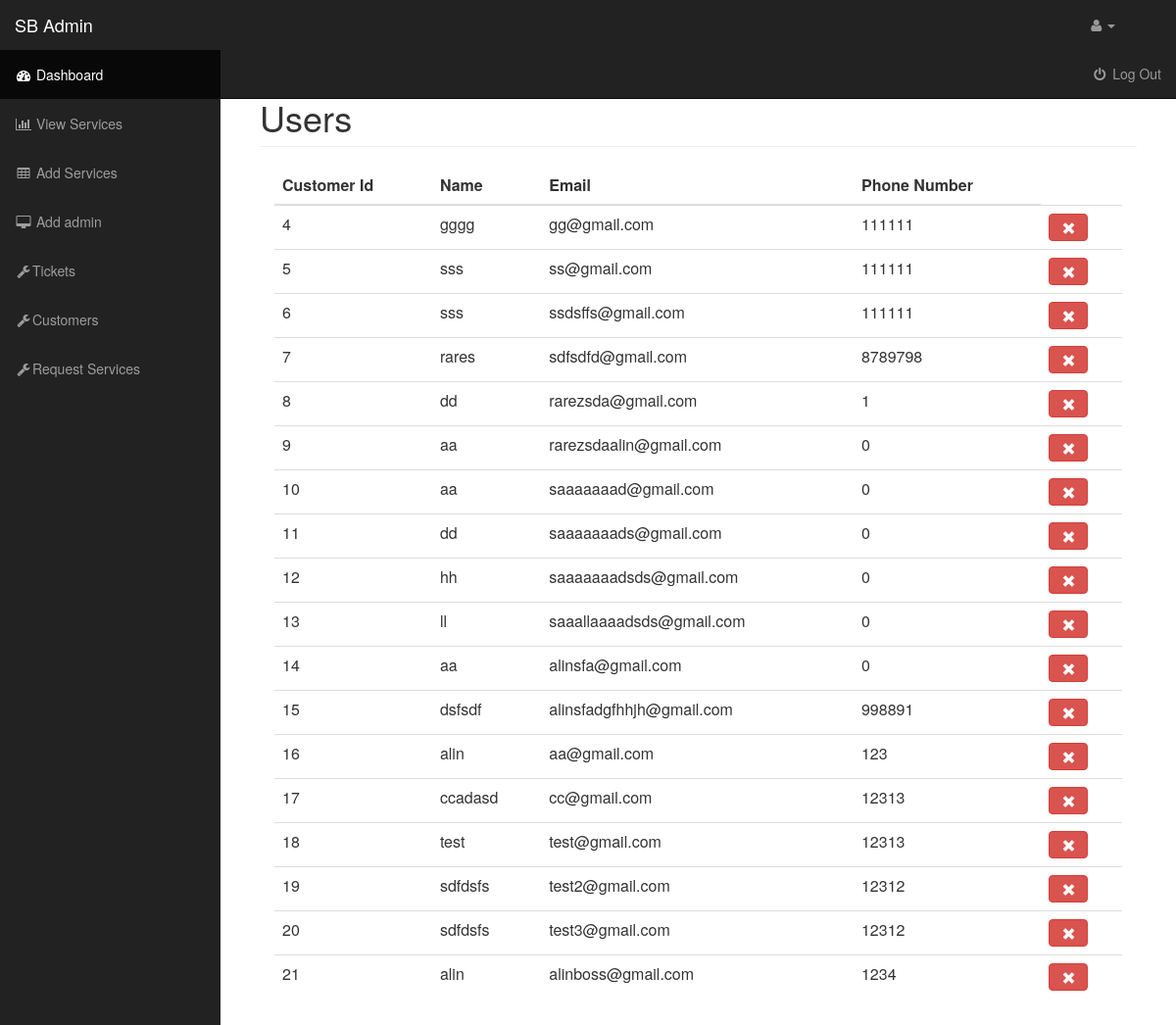
Page /admin/customer/users.php on the earlier database version.
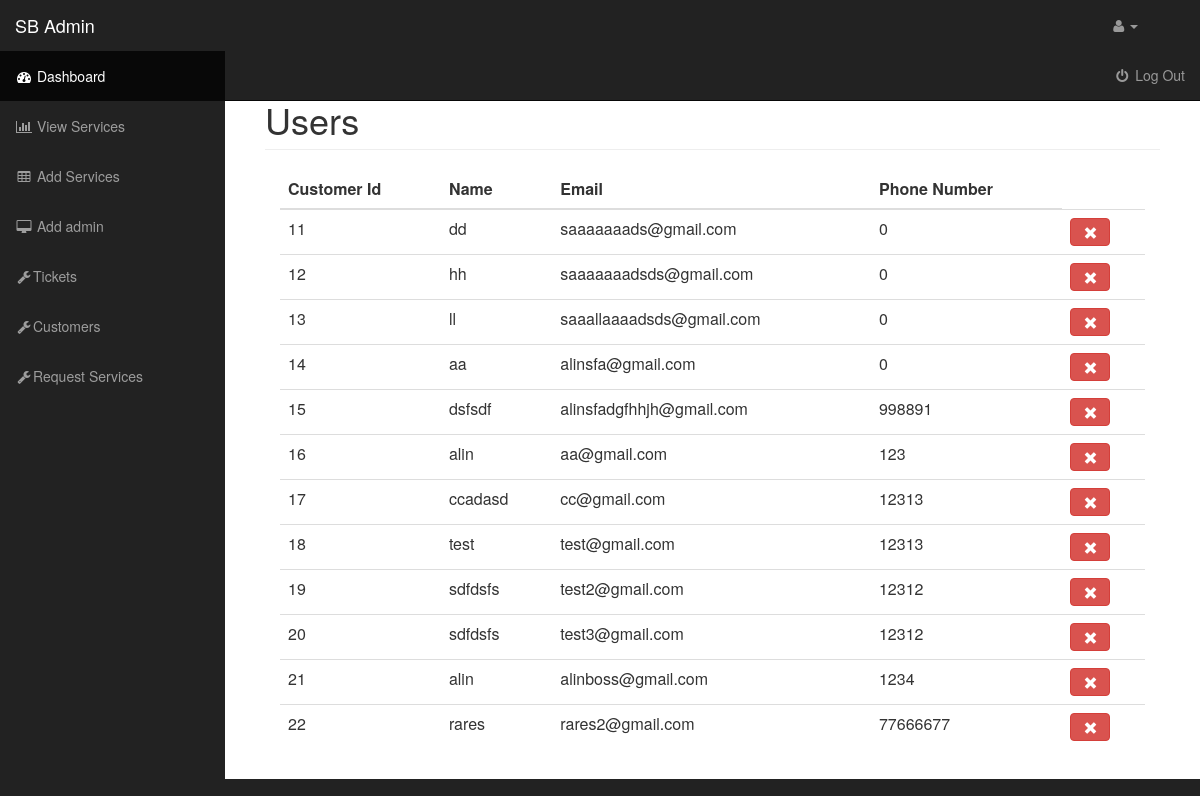
Same page on the later database version.
### tables this page shows
CREATE TABLE `customer` (
  `CUSTOMER_ID` int(11) NOT NULL,
  `NAME` text NOT NULL,
  `EMAIL` text NOT NULL,
  `PHONE_NUMBER` int(50) NOT NULL
);

### admin/resources/functions.php (the view, shortened to what this page needs)
<?php
$connection = mysqli_connect("localhost", "root", "", "service_it") or die("Connection Failed" . mysqli_connect_error());
function query($sql)
{
    global $connection;
    return mysqli_query($connection, $sql);
}
function fetch_array($result)
{
    return mysqli_fetch_array($result);
}
function get_users()
{
    $query = query("SELECT * FROM customer ");
    while ($row = fetch_array($query)) {
        $user = <<<DELIMETER
            <tr>
                <td>{$row['CUSTOMER_ID']} </td>
                <td>{$row['NAME']} </td>
                <td>{$row['EMAIL']}</td>
                <td>{$row['PHONE_NUMBER']}</td>
               <td> <a class='btn btn-danger' href = "delete_customer.php?delete&id={$row['CUSTOMER_ID']}"><span class='glyphicon glyphicon-remove'></span></a></td>
            </tr>
DELIMETER;
        echo $user;
    }
}
?>

### admin/resources/header.php (shortened to what this page needs)
<nav class="navbar navbar-inverse navbar-fixed-top" role="navigation">
    <div class="navbar-header">
        <a class="navbar-brand" href="../indexAdmin/index.php">SB Admin</a>
    </div>
    <ul class="nav navbar-right top-nav">
        <li class="dropdown">
            <a href="#" class="dropdown-toggle" data-toggle="dropdown"><i
                        class="fa fa-user"></i> <?php echo $_SESSION['adminUsername'] ?> <b class="caret"></b></a>
            <a href="../../login/logout-inc.php"><i class="fa fa-fw fa-power-off"></i> Log Out</a>
        </li>
    </ul>
    <div class="collapse navbar-collapse navbar-ex1-collapse">
        <ul class="nav navbar-nav side-nav">
            <li class="active">
                <a href="../indexAdmin/index.php"><i class="fa fa-fw fa-dashboard"></i> Dashboard</a>
            </li>
            <li>
                <a href="../services/services.php"><i class="fa fa-fw fa-bar-chart-o"></i> View Services</a>
            </li>
            <li>
                <a href="../services/add_Service.php"><i class="fa fa-fw fa-table"></i> Add Services</a>
            </li>
            <li>
                <a href="../adminFunctionality/addAdmin.php"><i class="fa fa-fw fa-desktop"></i> Add admin</a>
            </li>
            <li>
                <a href="../ticket/ticket.php"><i class="fa fa-fw fa-wrench"></i>Tickets</a>
            </li>
            <li>
                <a href="../customer/users.php"><i class="fa fa-fw fa-wrench"></i>Customers</a>
            </li>
            <li>
                <a href="../request_Services/request_Services.php"><i class="fa fa-fw fa-wrench"></i>Request
                    Services</a>
            </li>
        </ul>
    </div>
</nav>

Differences in the rows shown:
removed customer: CUSTOMER_ID "4", NAME "gggg", EMAIL "gg@gmail.com", PHONE_NUMBER "111111"
removed customer: CUSTOMER_ID "5", NAME "sss", EMAIL "ss@gmail.com", PHONE_NUMBER "111111"
removed customer: CUSTOMER_ID "6", NAME "sss", EMAIL "ssdsffs@gmail.com", PHONE_NUMBER "111111"
removed customer: CUSTOMER_ID "7", NAME "rares", EMAIL "sdfsdfd@gmail.com", PHONE_NUMBER "8789798"
removed customer: CUSTOMER_ID "8", NAME "dd", EMAIL "rarezsda@gmail.com", PHONE_NUMBER "1"
removed customer: CUSTOMER_ID "9", NAME "aa", EMAIL "rarezsdaalin@gmail.com", PHONE_NUMBER "0"
removed customer: CUSTOMER_ID "10", NAME "aa", EMAIL "saaaaaaad@gmail.com", PHONE_NUMBER "0"
added customer: CUSTOMER_ID "22", NAME "rares", EMAIL "rares2@gmail.com", PHONE_NUMBER "77666677"
